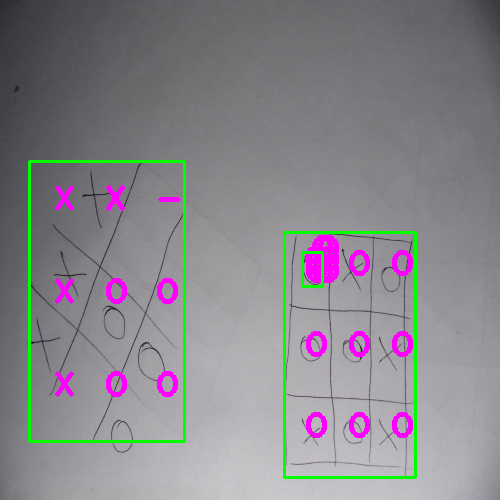
#> input picture complete/21.png, 500 x 500 px, given in place of SAM_0652.JPG, which was not available
$ python main.py
#> lines starting #> are read from the running program, lines starting #| are printed output that depends on the picture; after the words box and inside, x2 and y2 are one past the last pixel; in counts of white or black regions, pixels touching at a corner belong together; pictures that were not available may be replaced by others from this repository, and a replacement may not be noted
from __future__ import division
from pylab import *
import skimage as ski
from skimage import data, io, filters, exposure
from skimage.filters import rank
from skimage import img_as_float, img_as_ubyte
from skimage.morphology import disk, square
import skimage.morphology as mp
from skimage import util
from skimage.color import rgb2hsv, hsv2rgb, rgb2gray
from skimage.filters.edges import convolve
from matplotlib import pylab as plt
import numpy as np
from numpy import array
from skimage import measure
import cv2 as cv


class Loader:
    def __init__(self, filename):
        self.image = None  # field for storing raw loaded image
        self._procImage = None  # private field storing image prepared for analysis
        self.contours = None  # array storing contours found in image
        self.hierarchy = None  # matrix storing hierarchy of contours: [previous, next, first_child, parent] By Borubasz
        self.convex_hulls = None  # convex hulls of contours By Borubasz
        self.__load_image(filename)  # execute method loading image, preprocess it and find contours
        self.__get_convex_hulls()  # By Borubasz
        self.__filter_contours()  # delete small contours from the arra

    def getproc(self):  # return preprocessed image - used for debugging
        return self._procImage

    def __load_image(self, filename):  # method for loading image and getting contours out of it
#> called with filename = 'resources/Średnie/SAM_0652.JPG'
        self.image = cv.imread(filename)
#> self.image is the input picture: shape (500, 500, 3); mean B, G, R 138.7, 134.4, 136.2
        self.image = cv.resize(self.image, (500, 500))
        # resize image - gives better results when smaller image is used in preprocessing

        self.__preprocess()  # prepare image for analysis

        self.contours, self.hierarchy = cv.findContours(self._procImage, cv.RETR_TREE, cv.CHAIN_APPROX_SIMPLE)
        # get contours out of the image

    def __get_convex_hulls(self):  # By Borubasz
        self.convex_hulls = []
        for i in self.contours:
            self.convex_hulls.append(cv.convexHull(i))

    def __detect_lines(self, image, secImage, type: int):  # By Borubasz
        lines = cv.HoughLines(image, 1, np.pi / 180, 50, None, 0, 0)
        strong_lines = []
        maxy, maxx = image.shape[:2]
        avg = (maxy+maxx+20)/2
        if lines is None:
            return None
        for i in lines:  # recalculating parameters for lines that have negative rho
            if i[0][0] < 0:
                i[0][0] *= -1.0
                i[0][1] -= np.pi

        for i in lines:  # finding four strong (that means they have the most points) and different lines
            chk = 0
            if len(strong_lines) == 0:
                strong_lines.append(i)
                continue
            for j in strong_lines:
                if (j[0][0] - 0.15*avg <= i[0][0] <= j[0][0] + 0.15*avg) and (
                        j[0][1] - np.pi / 18 <= i[0][1] <= j[0][1] + np.pi / 18):
                    chk += 1
            if chk == 0 and len(strong_lines) < type:
                strong_lines.append(i)

        if strong_lines is not None:  # this fragment of code draw those strong lines
            for i in range(0, len(strong_lines)):
                rho = strong_lines[i][0][0]
                theta = strong_lines[i][0][1]
                a = math.cos(theta)
                b = math.sin(theta)
                x0 = a * rho
                y0 = b * rho
                pt1 = (int(x0 + 1000 * (-b)), int(y0 + 1000 * a))
                pt2 = (int(x0 - 1000 * (-b)), int(y0 - 1000 * a))
                cv.line(secImage, pt1, pt2, (0, 0, 255), 1, cv.LINE_AA)

        # let's calculate line equations
        lines_eq = []  # structure will look like this: [a, b, c]
        for i in range(0, len(strong_lines)):
            rho = strong_lines[i][0][0]
            theta = strong_lines[i][0][1]
            try:
                a = -1*math.cos(theta) / math.sin(theta)
                b = rho / math.sin(theta)
                c = -inf
            except ZeroDivisionError:
                a = -inf
                b = -inf
                c = rho
            lines_eq.append([a, b, c])

        lines_eq.sort(key=lambda x: -inf if x[0] == -inf else abs(x[0]))
        print(lines_eq)
        return lines_eq

    def __handle_game(self, minx: int, miny: int, maxx: int, maxy: int, type: int):  # By Borubasz
        game = self._procImage[miny:maxy, minx:maxx]  # cutting out founded field
        tmpGame = self.image[miny:maxy, minx:maxx]  # cutting out founded field
        '''
        print(minx, ' ', maxx, ' ', miny, ' ', maxy)
        cv.imshow('window', tmpGame)
        cv.waitKey(0)
        cv.destroyAllWindows()'''
        lines_eq = self.__detect_lines(game, tmpGame, type)
        if lines_eq is None or len(lines_eq) < type:
            return False

        if type == 4:
            points_of_interest = [[0, 0], [0, (maxx - minx)], [(maxy - miny), 0], [(maxy - miny), (maxx - minx)]]  # [y, x]
        else:
            points_of_interest = []

        # [10 lines of commented-out code are left out]

        print("Punkty: ",  len(points_of_interest))

        contours, hierarchy = cv.findContours(game, cv.RETR_TREE, cv.CHAIN_APPROX_SIMPLE)
        convex_hulls = []

        for i in contours:
            convex_hulls.append(cv.convexHull(i))

        for i in range(len(contours)):
            if hierarchy[0, i, 2] == -1:
                hull_area = cv.contourArea(convex_hulls[i])  # compute area of convex hull of the figure
                con_area = cv.contourArea(contours[i])  # compute area of the contour of the figure
                center = (int(sum(contours[i][:, 0, 0]) / len(contours[i])),
                          int(sum(contours[i][:, 0, 1]) / len(contours[i])))

                if con_area > 0.001*(maxx-minx)*(maxy-miny) and con_area / hull_area > 0.5:
                    tmpGame = cv.putText(tmpGame, 'O', center, cv.FONT_HERSHEY_SIMPLEX,
                                         1, (255, 0, 255), 3)
                elif con_area > 0.001*(maxx-minx)*(maxy-miny) and con_area / hull_area <= 0.5:
                    tmpGame = cv.putText(tmpGame, 'X', center, cv.FONT_HERSHEY_SIMPLEX,
                                         1, (255, 0, 255), 3)
        return True
        '''
        cv.imshow('window', tmpGame)
        cv.waitKey(0)
        cv.destroyAllWindows()
        '''

    def find_game(self):  # By Borubasz: this little function finds contour with biggest convex hull
        # if you would take a look at the photo with drawn convex hull you would find that convex hull pretty nicely
        # outlines game field
        assigned = []
        while len(assigned) < len(self.convex_hulls):
            ind = 0

            handicap = 10
            for i in range(0, len(self.convex_hulls)):
                if (i not in assigned and
                        cv.contourArea(self.convex_hulls[ind]) < cv.contourArea(self.convex_hulls[i])):
                    ind = i

            hull_area = cv.contourArea(self.convex_hulls[ind])  # compute area of convex hull of the figure
            con_area = cv.contourArea(self.contours[ind])  # compute area of the contour of the figure

            if con_area / hull_area < 0.5:
                type = 4
            else:
                type = 8

            # we take maxes and mins from hull to find rectangle including game
            maxx = max(self.convex_hulls[ind][:, 0, 0])
            maxy = max(self.convex_hulls[ind][:, 0, 1])
            minx = min(self.convex_hulls[ind][:, 0, 0])
            miny = min(self.convex_hulls[ind][:, 0, 1])

            maxx_im = maxx + handicap if maxx + handicap <= len(self.image) else len(self.image)
            maxy_im = maxy + handicap if maxy + handicap <= len(self.image) else len(self.image)
            minx_im = minx - handicap if minx - handicap >= 0 else 0
            miny_im = miny - handicap if miny - handicap >= 0 else 0

            assigned.append(ind)
            # we search for contours that are within found boundaries
            within = []

            for i in range(len(self.contours)):
                # if point in contour of the figure is within game min and max coordinates, assign it to this game
                if i not in assigned:
                    for vert in self.contours[i]:
                        if minx < vert[0, 0] < maxx and miny < vert[0, 1] < maxy:
                            within.append(i)
                            assigned.append(i)
                            break

            if len(within) > 0:
                b = True
                b = self.__handle_game(minx_im, miny_im, maxx_im, maxy_im, type)
                if b is True:
                    cv.rectangle(self.image, (minx, miny), (maxx, maxy), (125, 125, 0), 1)
        # [4 lines of commented-out code are left out]

    def __preprocess(self):  # Pablo liczę na to że wiesz co tu się dzieje, bo to twoje w końcu
        kernel = np.ones((4, 4), np.uint8)
        self._procImage = cv.cvtColor(self.image, cv.COLOR_BGR2GRAY)
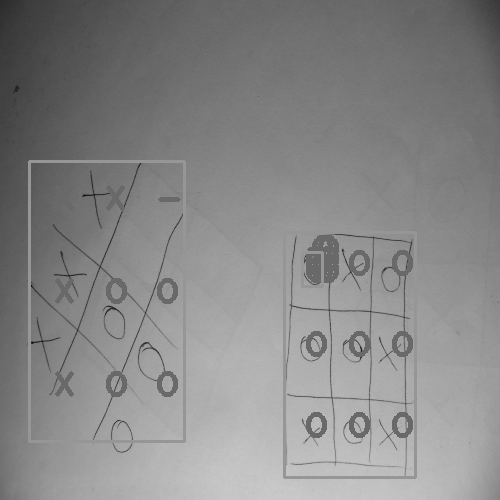
#> self._procImage: shape (500, 500); min 18, max 203, mean 135.4
        self._procImage = cv.bilateralFilter(self._procImage, 9, 5, 5)
        self._procImage = cv.Canny(self._procImage, 20, 50)
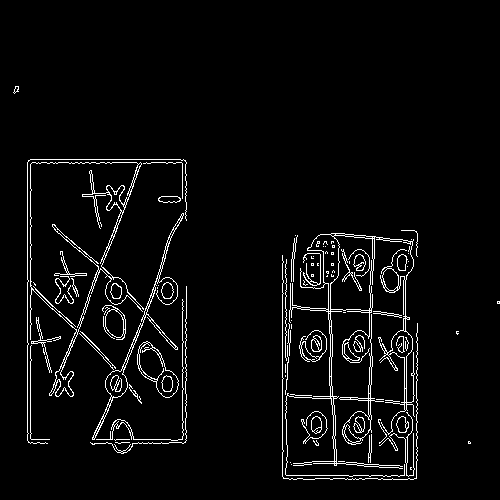
#> self._procImage: shape (500, 500); 4.1% white in thin lines or dots, all inside (x1, y1, x2, y2) = (13, 86, 500, 480)
        self._procImage = cv.morphologyEx(self._procImage, cv.MORPH_CLOSE, kernel)
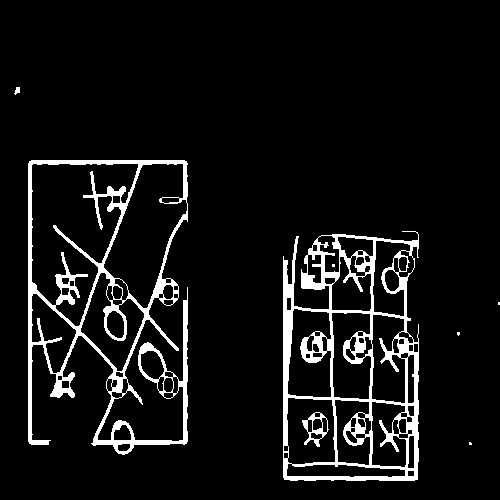
#> self._procImage: shape (500, 500); 7.6% white; 8 white regions (4 under 20 px)
#> in __load_image, `self.contours, self.hierarchy = cv.findContours(self._procImage, cv.RE..`: self.contours = 108 contours, 4 with area under 20; largest, box (x1, y1, x2, y2) and area: (28, 160, 188, 455) 31470, (283, 231, 419, 481) 30074, (31, 163, 139, 327) 10596, (103, 163, 188, 309) 6710, (286, 397, 336, 465) 3010; self.hierarchy = 108 rows, first 6: [1, -1, -1, -1], [2, 0, -1, -1], [3, 1, -1, -1], [71, 2, 4, -1], [5, -1, -1, 3], [6, 4, -1, 3]
#> the loop in __get_convex_hulls, `for i in self.contours:` made 108 passes
#> i on pass 3: [[498, 302], [498, 304], [499, 304], [499, 302]]
#> after the loop in __get_convex_hulls, `for i in self.contours:`: self.convex_hulls = 108 contours, 4 with area under 20; largest, box (x1, y1, x2, y2) and area: (28, 160, 188, 455) 45919, (283, 231, 419, 481) 33152, (31, 163, 139, 327) 11956, (103, 163, 188, 309) 7384, (80, 272, 145, 372) 3684
        ret, self._procImage = cv.threshold(self._procImage, 127, 255, cv.THRESH_BINARY)

    def __filter_contours(self):  # filtering the contours - small ones are deleted
        i = 0
        while i < len(self.contours):  # iterate over all figures
            if cv.contourArea(self.convex_hulls[i]) < 100:  # check if convex hull of the contour is big enough
                self.contours.pop(i)  # delete contour if it's too small
                self.convex_hulls.pop(i)
            else:
                i += 1
#> this loop made 108 passes
#> after the loop, i = 38; self.contours = 38 contours; largest, box (x1, y1, x2, y2) and area: (28, 160, 188, 455) 31470, (283, 231, 419, 481) 30074, (31, 163, 139, 327) 10596, (103, 163, 188, 309) 6710, (286, 397, 336, 465) 3010; self.convex_hulls = 38 contours; largest, box (x1, y1, x2, y2) and area: (28, 160, 188, 455) 45919, (283, 231, 419, 481) 33152, (31, 163, 139, 327) 11956, (103, 163, 188, 309) 7384, (80, 272, 145, 372) 3684
#> the loop in find_game, `while len(assigned) < len(self.convex_hulls):` made 1 pass
#> (handicap, hull_area, con_area, type, minx) on pass 1: (10, 45919, 31470, 8, 28)
#> pass 1, in __handle_game, `game = self._procImage[miny:maxy, minx:maxx]`:
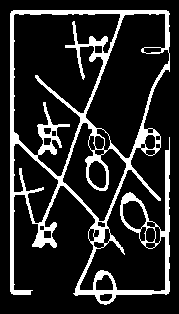
#> game: shape (314, 179); 16.3% white; 1 white region, box (x1, y1, x2, y2) and area: (10, 10, 170, 305) 9134
#> pass 1, in __handle_game, `tmpGame = self.image[miny:maxy, minx:maxx]`:
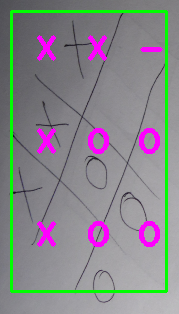
#> tmpGame: shape (314, 179, 3); mean B, G, R 137.7, 135.2, 134.9
#> after the loop in find_game, `while len(assigned) < len(self.convex_hulls):`: assigned = [26, 27, 28, 29, 30, 31, 32, 33, 34, 35, 36, 37]


latwe = ["23", "32", "35", "36", "37", "39", "73", "74", "76", "77", "78", "80", "82", "83", "84"]
srednie = ["21", "27", "29", "33", "43", "46", "50", "52", "55", "72"]
trudne = ["25", "57", "59", "61", "63", "65", "67", "69", "71"]
test = Loader("resources/Średnie/SAM_06" + "52" + ".JPG")
#> (the run stopped early here; a loop or call above may not have finished)

$ run again, on complete/25.png
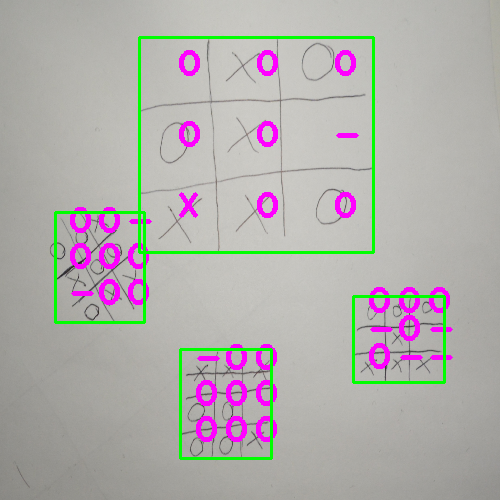
#> input picture complete/25.png, 500 x 500 px, given in place of SAM_0652.JPG, which was not available
#> in __load_image, self.image is the input picture: shape (500, 500, 3); mean B, G, R 172, 174, 177.3
#> in __preprocess, `self._procImage = cv.morphologyEx(self._procImage, cv.MORPH_CLOSE, ker..`:
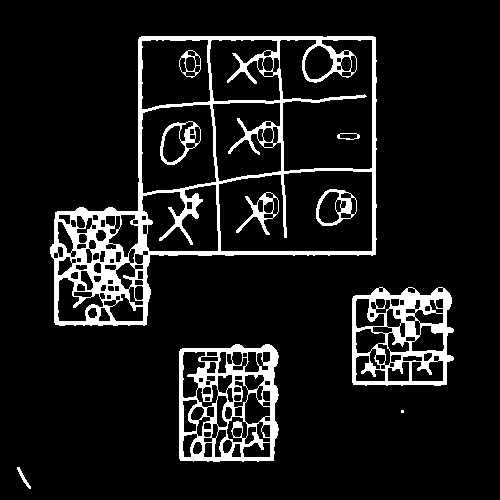
#> self._procImage: shape (500, 500); 9.9% white; 10 white regions (1 under 20 px)
#> in __load_image, `self.contours, self.hierarchy = cv.findContours(self._procImage, cv.RE..`: self.contours = 210 contours, 1 with area under 20; largest, box (x1, y1, x2, y2) and area: (50, 36, 377, 326) 62020, (218, 170, 373, 252) 11706, (179, 344, 279, 462) 10847, (279, 39, 373, 172) 10082, (352, 287, 454, 386) 8826; self.hierarchy = 210 rows, first 6: [1, -1, -1, -1], [2, 0, -1, -1], [57, 1, 3, -1], [4, -1, -1, 2], [5, 3, -1, 2], [6, 4, -1, 2]
#> the loop in __get_convex_hulls, `for i in self.contours:` made 210 passes
#> i on pass 2: [[401, 410], [401, 412], [403, 412], [403, 410]]
#> after the loop in __get_convex_hulls, `for i in self.contours:`: self.convex_hulls = 210 contours, 1 with area under 20; largest, box (x1, y1, x2, y2) and area: (50, 36, 377, 326) 77378, (279, 39, 373, 172) 11976, (218, 170, 373, 252) 11914, (179, 344, 279, 462) 11331, (352, 287, 454, 386) 9583
#> after the loop in __filter_contours, `while i < len(self.contours):`: i = 81; self.contours = 81 contours; largest, box (x1, y1, x2, y2) and area: (50, 36, 377, 326) 62020, (218, 170, 373, 252) 11706, (179, 344, 279, 462) 10847, (279, 39, 373, 172) 10082, (352, 287, 454, 386) 8826; self.convex_hulls = 81 contours; largest, box (x1, y1, x2, y2) and area: (50, 36, 377, 326) 77378, (279, 39, 373, 172) 11976, (218, 170, 373, 252) 11914, (179, 344, 279, 462) 11331, (352, 287, 454, 386) 9583
#> the loop in find_game, `while len(assigned) < len(self.convex_hulls):` made 1 pass
#> (handicap, hull_area, con_area, type, minx) on pass 1: (10, 77377.5, 62020, 8, 50)
#> pass 1, in __handle_game, `tmpGame = self.image[miny:maxy, minx:maxx]`:
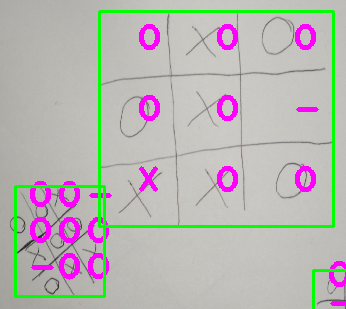
#> tmpGame: shape (309, 346, 3); mean B, G, R 179.4, 182.2, 184.7
#> after the loop in find_game, `while len(assigned) < len(self.convex_hulls):`: assigned = 40 values, max 80 at index 39, min 28 at index 1, mean 60.17

$ run again, on complete/26.png
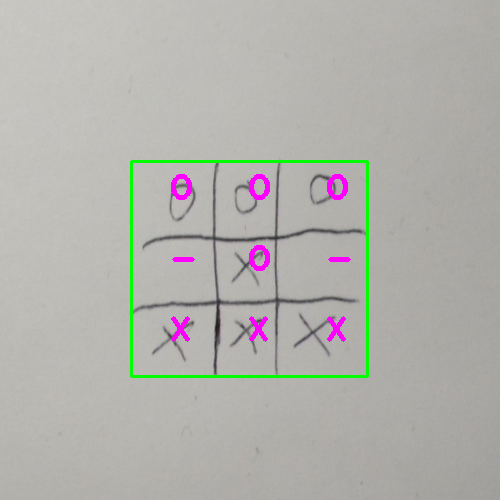
#> input picture complete/26.png, 500 x 500 px, given in place of SAM_0652.JPG, which was not available
#> in __load_image, self.image is the input picture: shape (500, 500, 3); mean B, G, R 173, 177.7, 178.2
#> in __preprocess, `self._procImage = cv.morphologyEx(self._procImage, cv.MORPH_CLOSE, ker..`:
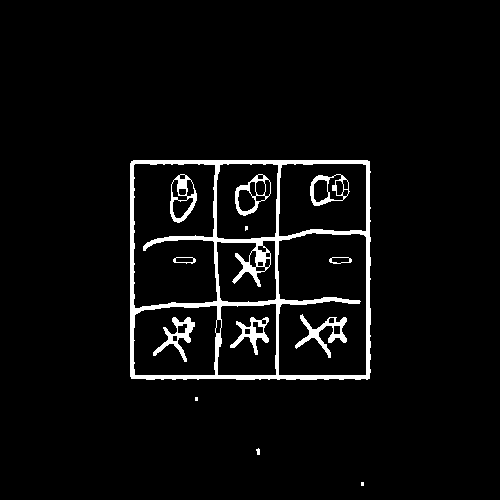
#> self._procImage: shape (500, 500); 4.4% white; 13 white regions (3 under 20 px)
#> in __load_image, `self.contours, self.hierarchy = cv.findContours(self._procImage, cv.RE..`: self.contours = 52 contours, 4 with area under 20; largest, box (x1, y1, x2, y2) and area: (130, 160, 371, 380) 52246, (277, 232, 367, 376) 12064, (133, 163, 218, 309) 11154, (278, 163, 367, 237) 5924, (133, 305, 218, 376) 5540; self.hierarchy = 52 rows, first 6: [1, -1, -1, -1], [2, 0, -1, -1], [3, 1, -1, -1], [-1, 2, 4, -1], [5, -1, -1, 3], [9, 4, 6, 3]
#> the loop in __get_convex_hulls, `for i in self.contours:` made 52 passes
#> i on passes 1, 3: [[361, 482], [361, 485], [363, 485], [363, 482]], [[195, 397], [195, 400], [197, 400], [197, 397]]
#> after the loop in __get_convex_hulls, `for i in self.contours:`: self.convex_hulls = 52 contours, 4 with area under 20; largest, box (x1, y1, x2, y2) and area: (130, 160, 371, 380) 52536, (277, 232, 367, 376) 12488, (133, 163, 218, 309) 11797, (278, 163, 367, 237) 6170, (133, 305, 218, 376) 5652
#> the loop in __filter_contours, `while i < len(self.contours):` made 52 passes
#> after the loop in __filter_contours, `while i < len(self.contours):`: i = 26; self.contours = 26 contours; largest, box (x1, y1, x2, y2) and area: (130, 160, 371, 380) 52246, (277, 232, 367, 376) 12064, (133, 163, 218, 309) 11154, (278, 163, 367, 237) 5924, (133, 305, 218, 376) 5540; self.convex_hulls = 26 contours; largest, box (x1, y1, x2, y2) and area: (130, 160, 371, 380) 52536, (277, 232, 367, 376) 12488, (133, 163, 218, 309) 11797, (278, 163, 367, 237) 6170, (133, 305, 218, 376) 5652
#> the loop in find_game, `while len(assigned) < len(self.convex_hulls):` made 1 pass
#> (handicap, hull_area, con_area, type, minx) on pass 1: (10, 52535.5, 52246, 8, 130)
#> pass 1, in __handle_game, `tmpGame = self.image[miny:maxy, minx:maxx]`:
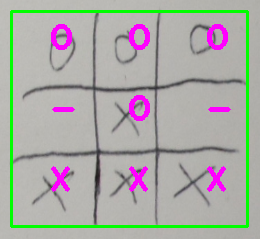
#> tmpGame: shape (239, 260, 3); mean B, G, R 165.7, 171.4, 170.1
#> after the loop in find_game, `while len(assigned) < len(self.convex_hulls):`: assigned = 26 values from 0 to 25
